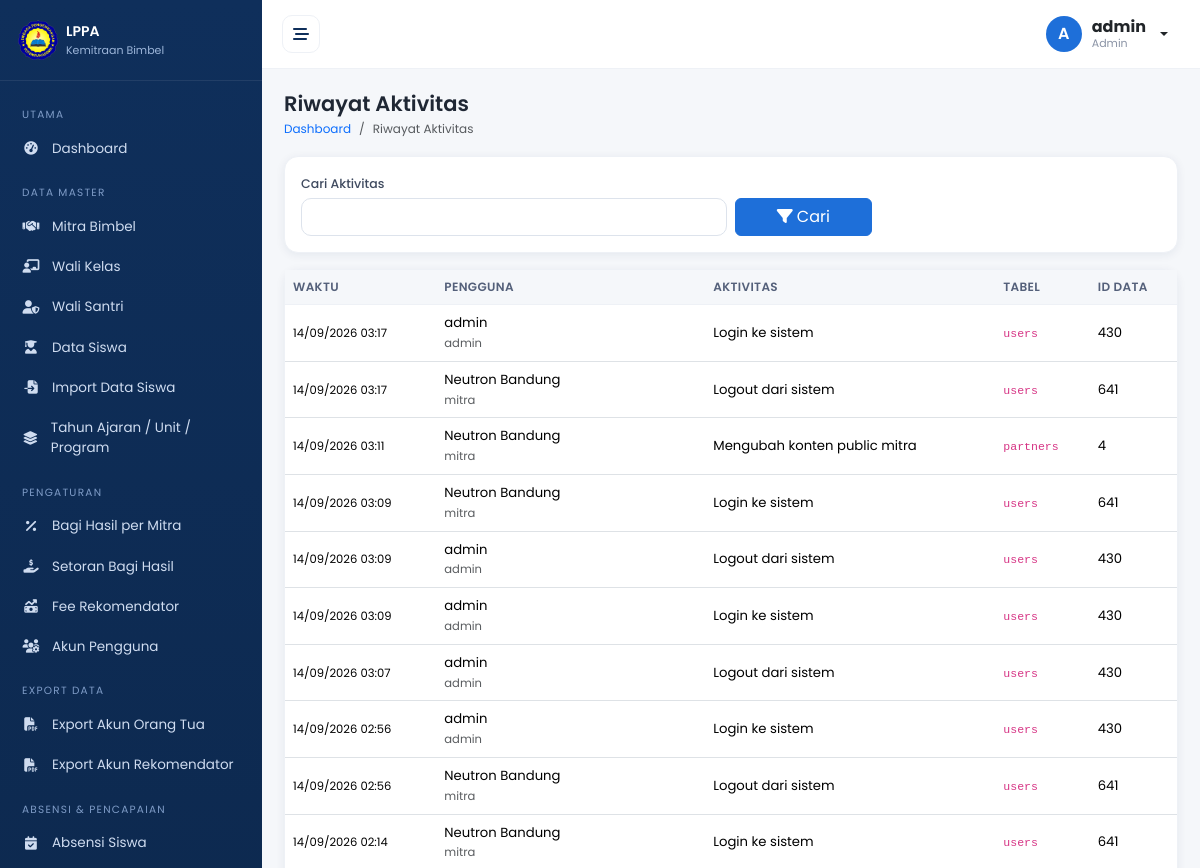
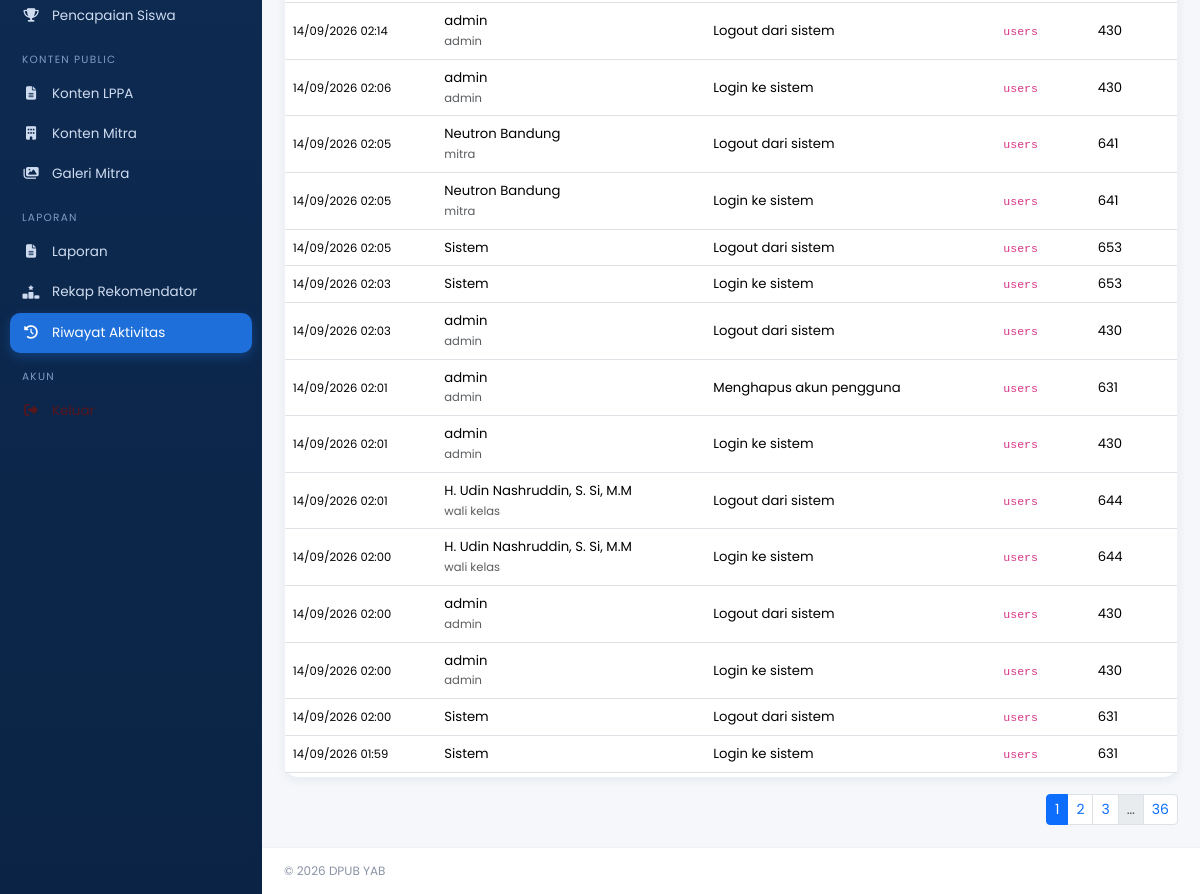
The app's page /admin/audit.php (signed in) with its own data (2 pictures, top to bottom).
### tables this page shows
CREATE TABLE `audit_logs` (
  `id` int(11) NOT NULL,
  `user_id` int(11) DEFAULT NULL,
  `aktivitas` varchar(255) NOT NULL,
  `tabel` varchar(60) DEFAULT NULL,
  `data_id` int(11) DEFAULT NULL,
  `data_lama` text DEFAULT NULL,
  `data_baru` text DEFAULT NULL,
  `created_at` timestamp NOT NULL DEFAULT current_timestamp()
);

CREATE TABLE `users` (
  `id` int(11) NOT NULL,
  `nama` varchar(120) NOT NULL,
  `username` varchar(60) NOT NULL,
  `email` varchar(120) DEFAULT NULL,
  `password` varchar(255) NOT NULL,
  `role` enum('admin','mitra','wali_kelas','wali_santri','orang_tua','direksi') NOT NULL DEFAULT 'admin',
  `status` enum('aktif','nonaktif') NOT NULL DEFAULT 'aktif',
  `created_at` timestamp NOT NULL DEFAULT current_timestamp(),
  `updated_at` timestamp NOT NULL DEFAULT current_timestamp() ON UPDATE current_timestamp()
);

### config/app.php (called while the page is built, shortened)
<?php
function base_url(string $path = ''): string {
    $script = str_replace('\\', '/', dirname($_SERVER['SCRIPT_NAME'] ?? '/'));
    $parts = explode('/', trim($script, '/'));
    $last  = end($parts);
    if (in_array($last, ['admin', 'mitra', 'wali', 'orang_tua', 'auth', 'reports'], true)) {
        array_pop($parts);
    }
    $base = '/' . implode('/', array_filter($parts));
    $base = rtrim($base, '/');
    if ($path !== '') {
        $qpos = strpos($path, '?');
        $pathOnly = $qpos !== false ? substr($path, 0, $qpos) : $path;
        $queryStr = $qpos !== false ? substr($path, $qpos) : '';
        if (substr($pathOnly, -4) === '.php') {
            $pathOnly = substr($pathOnly, 0, -4);
        }
        $path = $pathOnly . $queryStr;
    }
    return $base . '/' . ltrim($path, '/');
}
require_once __DIR__ . '/database.php';
require_once __DIR__ . '/../includes/functions.php';

### includes/auth.php (called while the page is built, shortened)
<?php
require_once __DIR__ . '/../config/app.php';
function user() { return $_SESSION['user'] ?? null; }
function role(): string { return $_SESSION['user']['role'] ?? ''; }

### includes/functions.php (called while the page is built, shortened)
<?php
function e($v): string { return htmlspecialchars((string)$v, ENT_QUOTES, 'UTF-8'); }

### config/database.php (called while the page is built, shortened)
<?php
function db(): PDO {
    static $pdo = null;
    if ($pdo === null) {
        $dsn = 'mysql:host=' . DB_HOST . ';dbname=' . DB_NAME . ';charset=' . DB_CHARSET;
        try {
            $pdo = new PDO($dsn, DB_USER, DB_PASS, [
                PDO::ATTR_ERRMODE            => PDO::ERRMODE_EXCEPTION,
                PDO::ATTR_DEFAULT_FETCH_MODE => PDO::FETCH_ASSOC,
                PDO::ATTR_EMULATE_PREPARES   => false,
            ]);
        } catch (PDOException $e) {
            die('Koneksi database gagal: ' . htmlspecialchars($e->getMessage()));
        }
    }
    return $pdo;
}

### admin/audit.php (the view, shortened to what this page needs)
<?php
require_once __DIR__ . '/../includes/auth.php';
require_once __DIR__ . '/../includes/queries.php';
$per = 25; $page = max(1, (int)($_GET['page'] ?? 1));
$q = trim($_GET['q'] ?? '');
$w = ['1=1']; $p = [];
$where = implode(' AND ', $w);
$c = db()->prepare("SELECT COUNT(*) FROM audit_logs a LEFT JOIN users u ON u.id=a.user_id WHERE $where");
$c->execute($p); $total = (int)$c->fetchColumn();
$st = db()->prepare("SELECT a.*, u.nama, u.role FROM audit_logs a LEFT JOIN users u ON u.id=a.user_id
  WHERE $where ORDER BY a.created_at DESC, a.id DESC LIMIT $per OFFSET " . (($page - 1) * $per));
$st->execute($p); $list = $st->fetchAll();
$PAGE_TITLE = 'Riwayat Aktivitas';
$BREADCRUMB = [['label' => 'Dashboard', 'url' => base_url('admin/index.php')], ['label' => 'Riwayat Aktivitas']];
include __DIR__ . '/../includes/header.php';
?>
<form class="card mb-3" method="get" data-noload><div class="card-body row g-2 align-items-end">
  <div class="col-md-6"><label class="form-label">Cari Aktivitas</label><input name="q" class="form-control" value="<?= e($q) ?>"></div>
  <div class="col-md-2"><button class="btn btn-primary w-100"><i class="fa-solid fa-filter me-1"></i>Cari</button></div>
</div></form>
<div class="card"><div class="card-body p-0"><div class="table-responsive-wrapper mobile-table-wrapper">
<table class="table table-hover align-middle"><thead><tr><th>Waktu</th><th>Pengguna</th><th>Aktivitas</th><th>Tabel</th><th>ID Data</th></tr></thead><tbody>
<?php foreach ($list as $r): ?>
  <tr><td class="text-nowrap"><small><?= date('d/m/Y H:i', strtotime($r['created_at'])) ?></small></td>
  <td><?= e($r['nama'] ?: 'Sistem') ?><br><small class="text-muted"><?= e(str_replace('_', ' ', (string)$r['role'])) ?></small></td>
  <td><?= e($r['aktivitas']) ?></td><td><code><?= e($r['tabel'] ?: '-') ?></code></td><td><?= e($r['data_id'] ?: '-') ?></td></tr>
<?php endforeach; ?>
</tbody></table></div></div></div>
<?php pagination($total, $per, $page, $_GET); ?>
<?php include __DIR__ . '/../includes/footer.php'; ?>

### includes/header.php (shortened to what this page needs)
<?php
require_once __DIR__ . '/auth.php';
$PAGE_TITLE = $PAGE_TITLE ?? 'Dashboard';
$BREADCRUMB = $BREADCRUMB ?? [];
?>
<!DOCTYPE html>
<html lang="id">
<head>
<link href="https://cdn.jsdelivr.net/npm/bootstrap@5.3.3/dist/css/bootstrap.min.css" rel="stylesheet">
<link href="https://cdnjs.cloudflare.com/ajax/libs/font-awesome/6.5.2/css/all.min.css" rel="stylesheet">
<link href="<?= base_url('assets/css/style.css') ?>" rel="stylesheet">
</head>
<body>
<div class="app-wrapper">
<?php include __DIR__ . '/sidebar.php'; ?>
<div class="app-main">
<?php include __DIR__ . '/navbar.php'; ?>
<main class="app-content">
  <div class="page-head">
    <div>
      <h1 class="page-title"><?= e($PAGE_TITLE) ?></h1>
      <?php if ($BREADCRUMB): ?>
      <nav aria-label="breadcrumb"><ol class="breadcrumb mb-0">
        <?php foreach ($BREADCRUMB as $i => $b): $last = $i === array_key_last($BREADCRUMB); ?>
          <li class="breadcrumb-item <?= $last ? 'active' : '' ?>">
            <?= $last || empty($b['url']) ? e($b['label']) : '<a href="' . e($b['url']) . '">' . e($b['label']) . '</a>' ?>
          </li>
        <?php endforeach; ?>
      </ol></nav>
      <?php endif; ?>
    </div>
  </div>

### includes/sidebar.php (shortened to what this page needs)
<?php
$cur = basename($_SERVER['PHP_SELF']);
$dir = basename(dirname($_SERVER['PHP_SELF']));
function nav_item(string $url, string $icon, string $label, bool $active): string {
    return '<li><a class="nav-link' . ($active ? ' active' : '') . '" href="' . e($url) . '">
        <i class="fa-solid ' . $icon . '"></i><span>' . e($label) . '</span></a></li>';
}
?>
<aside class="app-sidebar" id="sidebar">
  <div class="sidebar-brand d-flex align-items-center gap-2">
    <img src="<?= base_url('assets/images/LPPA.png') ?>" alt="LPPA Logo" class="sidebar-logo" style="max-width:40px;height:40px;width:auto">
    <span>LPPA <small>Kemitraan Bimbel</small></span>
  </div>
  <nav><ul class="nav-list">
  <?php if (role() === 'admin'): ?>
    <li class="nav-caption">Utama</li>
    <?= nav_item(base_url('admin/index.php'), 'fa-gauge-high', 'Dashboard', $dir==='admin' && $cur==='index.php') ?>
    <li class="nav-caption">Data Master</li>
    <?= nav_item(base_url('admin/partners.php'), 'fa-handshake', 'Mitra Bimbel', $cur==='partners.php') ?>
    <?= nav_item(base_url('admin/wali_kelas.php'), 'fa-chalkboard-user', 'Wali Kelas', $cur==='wali_kelas.php') ?>
    <?= nav_item(base_url('admin/wali_santri.php'), 'fa-user-shield', 'Wali Santri', $cur==='wali_santri.php') ?>
    <?= nav_item(base_url('admin/students.php'), 'fa-user-graduate', 'Data Siswa', $dir==='admin' && $cur==='students.php') ?>
    <?= nav_item(base_url('admin/import.php'), 'fa-file-import', 'Import Data Siswa', $cur==='import.php') ?>
    <?= nav_item(base_url('admin/master.php'), 'fa-layer-group', 'Tahun Ajaran / Unit / Program', $cur==='master.php') ?>
    <li class="nav-caption">Pengaturan</li>
    <?= nav_item(base_url('admin/profit_sharing.php'), 'fa-percent', 'Bagi Hasil per Mitra', $cur==='profit_sharing.php') ?>
    <?= nav_item(base_url('admin/setoran_bagi_hasil.php'), 'fa-hand-holding-dollar', 'Setoran Bagi Hasil', $cur==='setoran_bagi_hasil.php') ?>
    <?= nav_item(base_url('admin/fee_rules.php'), 'fa-money-bill-trend-up', 'Fee Rekomendator', $cur==='fee_rules.php') ?>
    <?= nav_item(base_url('admin/users.php'), 'fa-users-gear', 'Akun Pengguna', $cur==='users.php') ?>
    <li class="nav-caption">Export Data</li>
    <?= nav_item(base_url('admin/export_parent_accounts.php'), 'fa-file-pdf', 'Export Akun Orang Tua', $cur==='export_parent_accounts.php') ?>
    <?= nav_item(base_url('admin/export_recommender_accounts.php'), 'fa-file-pdf', 'Export Akun Rekomendator', $cur==='export_recommender_accounts.php') ?>
    <li class="nav-caption">Absensi & Pencapaian</li>
    <?= nav_item(base_url('admin/absensi.php'), 'fa-calendar-check', 'Absensi Siswa', $cur==='absensi.php') ?>
    <?= nav_item(base_url('admin/pencapaian.php'), 'fa-trophy', 'Pencapaian Siswa', $cur==='pencapaian.php') ?>
    <li class="nav-caption">Konten Public</li>
    <?= nav_item(base_url('admin/konten_lppa.php'), 'fa-file-lines', 'Konten LPPA', $cur==='konten_lppa.php') ?>
    <?= nav_item(base_url('admin/konten_mitra.php'), 'fa-building', 'Konten Mitra', $cur==='konten_mitra.php') ?>
    <?= nav_item(base_url('admin/galeri_mitra.php'), 'fa-images', 'Galeri Mitra', $cur==='galeri_mitra.php') ?>
    <li class="nav-caption">Laporan</li>
    <?= nav_item(base_url('reports/index.php'), 'fa-file-lines', 'Laporan', $dir==='reports') ?>
    <?= nav_item(base_url('admin/recap.php'), 'fa-ranking-star', 'Rekap Rekomendator', $cur==='recap.php') ?>
    <?= nav_item(base_url('admin/audit.php'), 'fa-clock-rotate-left', 'Riwayat Aktivitas', $cur==='audit.php') ?>
  <?php endif; ?>
    <li class="nav-caption">Akun</li>
    <li><a class="nav-link text-danger-emphasis" href="<?= base_url('auth/logout.php') ?>"><i class="fa-solid fa-right-from-bracket"></i><span>Keluar</span></a></li>
  </ul></nav>
</aside>

### includes/navbar.php (shortened to what this page needs)
<header class="app-navbar">
  <button class="btn btn-icon d-none d-lg-inline-flex" id="btnCollapse" aria-label="Ciutkan sidebar"><i class="fa-solid fa-bars-staggered"></i></button>
  <div class="ms-auto dropdown">
    <button class="btn btn-user dropdown-toggle" data-bs-toggle="dropdown">
      <span class="avatar"><?= e(strtoupper(substr(user()['nama'] ?? 'U', 0, 1))) ?></span>
      <span class="d-none d-sm-inline text-start">
        <strong><?= e(user()['nama'] ?? 'User') ?></strong>
        <small class="d-block"><?= e(str_replace('_', ' ', ucfirst(role()))) ?></small>
      </span>
    </button>
  </div>
</header>

### includes/queries.php (shortened to what this page needs)
<?php
require_once __DIR__ . '/auth.php';
function pagination(int $total, int $per, int $page, array $g): void {
    $pages = max(1, (int)ceil($total / $per));
    unset($g['page']);
    $q = http_build_query($g);
    echo '<nav class="mt-3"><ul class="pagination pagination-sm justify-content-end mb-0">';
    for ($i = 1; $i <= $pages; $i++) {
        if ($i > 1 && $i < $pages && abs($i - $page) > 2) { if ($i === 2 || $i === $pages - 1) echo '<li class="page-item disabled"><span class="page-link">…</span></li>'; continue; }
        echo '<li class="page-item' . ($i === $page ? ' active' : '') . '"><a class="page-link" href="?' . e($q) . '&page=' . $i . '">' . $i . '</a></li>';
    }
    echo '</ul></nav>';
}

### includes/footer.php (shortened to what this page needs)
</main>
<footer class="app-footer">&copy; <?= date('Y') ?> <?= e(COPYRIGHT_HOLDER) ?></footer>
</div></div>
</body></html>

### assets/css/style.css (style rules this page uses)
:root { --navy:#0f2f5b; --navy-700:#14406f; --blue:#1e6fd9; --blue-100:#e8f1fd; --gray-50:#f5f7fa; --gray-100:#eef1f6; --gray-400:#8a93a5; --text:#1f2734; --green:#16a34a; --amber:#d97706; --red:#dc2626; --radius:14px; --shadow:0 2px 10px rgba(15,47,91,.07); --sidebar-w:262px; }
* { box-sizing:border-box }
html,body { overflow-x:hidden }
body { margin:0;font-family:'Poppins',system-ui,sans-serif;background:var(--gray-50);color:var(--text);font-size:14px }
a { text-decoration:none }
.app-wrapper { display:flex;min-height:100vh }
.app-sidebar { width:var(--sidebar-w);flex:0 0 var(--sidebar-w);background:linear-gradient(180deg,var(--navy),#0b2445);color:#cfdcf0;position:fixed;inset:0 auto 0 0;overflow-y:auto;z-index:1045;transition:transform .25s,width .25s }
.sidebar-brand { display:flex;align-items:center;gap:12px;padding:20px 18px;color:#fff;font-weight:600;border-bottom:1px solid rgba(255,255,255,.08) }
.sidebar-brand img.sidebar-logo { height:40px;width:auto }
.sidebar-brand small { display:block;font-weight:400;font-size:11px;color:#9db6da }
.nav-list { list-style:none;margin:0;padding:10px 10px 30px }
.nav-caption { font-size:10.5px;letter-spacing:.12em;text-transform:uppercase;color:#7f9cc7;padding:16px 12px 6px }
.nav-list .nav-link { display:flex;align-items:center;gap:12px;padding:10px 12px;border-radius:10px;color:#cfdcf0;font-size:13.5px;transition:.15s }
.nav-list .nav-link i { width:18px;text-align:center }
.nav-list .nav-link.active { background:var(--blue);color:#fff;box-shadow:0 4px 12px rgba(30,111,217,.35) }
.app-main { flex:1;margin-left:var(--sidebar-w);display:flex;flex-direction:column;min-width:0;transition:margin .25s }
.app-navbar { position:sticky;top:0;z-index:1030;display:flex;align-items:center;gap:10px;background:#fff;padding:10px 20px;border-bottom:1px solid var(--gray-100) }
.btn-icon { border:1px solid var(--gray-100);border-radius:10px;width:38px;height:38px;display:inline-flex;align-items:center;justify-content:center;color:var(--navy);background:#fff }
.btn-user { display:flex;align-items:center;gap:10px;background:transparent;border:0;line-height:1.15 }
.btn-user small { color:var(--gray-400);font-size:11px }
.avatar { width:36px;height:36px;border-radius:50%;background:var(--blue);color:#fff;display:inline-flex;align-items:center;justify-content:center;font-weight:600 }
.app-content { padding:22px;flex:1 }
.app-footer { padding:14px 22px;color:var(--gray-400);font-size:12px;border-top:1px solid var(--gray-100);background:#fff }
.page-head { display:flex;justify-content:space-between;align-items:flex-end;flex-wrap:wrap;gap:12px;margin-bottom:18px }
.page-title { font-size:21px;font-weight:600;margin:0 }
.breadcrumb { font-size:12px;margin-top:4px }
.card { border:1px solid var(--gray-100);border-radius:var(--radius);box-shadow:var(--shadow) }
.table { font-size:13.2px;margin:0 }
.table>thead th { background:var(--gray-50);color:#54607a;font-weight:600;font-size:12px;text-transform:uppercase;letter-spacing:.03em;white-space:nowrap;border-bottom:1px solid var(--gray-100) }
.table>tbody td { vertical-align:middle }
.btn-primary { background:var(--blue);border-color:var(--blue) }
.form-label { font-size:12.5px;font-weight:500;color:#3f4a5f;margin-bottom:4px }
.form-control,.form-select { border-radius:10px;border-color:#dde3ec;font-size:13.5px;padding:.5rem .75rem }
.table-responsive-wrapper { overflow-x:auto;-webkit-overflow-scrolling:touch;-ms-overflow-style:-ms-autohiding-scrollbar;max-width:100% }
.mobile-table-wrapper { padding-bottom:4px }
.table-responsive-wrapper>.table:not(.table-striped)>thead>tr>th:last-of-type, .table-responsive-wrapper>.table:not(.table-striped)>tbody>tr>td:last-of-type, .table-responsive-wrapper>.table:not(.table-striped)>tfoot>tr>th:last-of-type, .table-responsive-wrapper>.table:not(.table-striped)>tfoot>tr>td:last-of-type { position:sticky;right:0;z-index:2 }
.table-responsive-wrapper>.table:not(.table-striped)>thead>tr>th:last-of-type { background:var(--gray-50) }
.table-responsive-wrapper>.table:not(.table-striped)>tbody>tr>td:last-of-type, .table-responsive-wrapper>.table:not(.table-striped)>tfoot>tr>td:last-of-type { background:#fff;box-shadow:-8px 0 10px -6px rgba(15,47,91,.18) }
.table-responsive-wrapper>.table:not(.table-striped)>thead>tr>th:last-of-type, .table-responsive-wrapper>.table:not(.table-striped)>tfoot>tr>th:last-of-type { box-shadow:-8px 0 10px -6px rgba(15,47,91,.12) }

### records on screen
audit_logs: created_at "14/09/2026 03:17", user.nama "admin", user.role "admin", aktivitas "Login ke sistem", tabel "users", data "430"
audit_logs: created_at "14/09/2026 03:17", user.nama "Neutron Bandung", user.role "mitra", aktivitas "Logout dari sistem", tabel "users", data "641"
audit_logs: created_at "14/09/2026 03:11", user.nama "Neutron Bandung", user.role "mitra", aktivitas "Mengubah konten public mitra", tabel "partners", data "4"
audit_logs: created_at "14/09/2026 03:09", user.nama "Neutron Bandung", user.role "mitra", aktivitas "Login ke sistem", tabel "users", data "641"
audit_logs: created_at "14/09/2026 03:09", user.nama "admin", user.role "admin", aktivitas "Logout dari sistem", tabel "users", data "430"
audit_logs: created_at "14/09/2026 03:09", user.nama "admin", user.role "admin", aktivitas "Login ke sistem", tabel "users", data "430"
audit_logs: created_at "14/09/2026 03:07", user.nama "admin", user.role "admin", aktivitas "Logout dari sistem", tabel "users", data "430"
audit_logs: created_at "14/09/2026 02:56", user.nama "admin", user.role "admin", aktivitas "Login ke sistem", tabel "users", data "430"
audit_logs: created_at "14/09/2026 02:56", user.nama "Neutron Bandung", user.role "mitra", aktivitas "Logout dari sistem", tabel "users", data "641"
audit_logs: created_at "14/09/2026 02:14", user.nama "Neutron Bandung", user.role "mitra", aktivitas "Login ke sistem", tabel "users", data "641"
audit_logs: created_at "14/09/2026 02:14", user.nama "admin", user.role "admin", aktivitas "Logout dari sistem", tabel "users", data "430"
audit_logs: created_at "14/09/2026 02:06", user.nama "admin", user.role "admin", aktivitas "Login ke sistem", tabel "users", data "430"
audit_logs: created_at "14/09/2026 02:05", user.nama "Neutron Bandung", user.role "mitra", aktivitas "Logout dari sistem", tabel "users", data "641"
audit_logs: created_at "14/09/2026 02:05", user.nama "Neutron Bandung", user.role "mitra", aktivitas "Login ke sistem", tabel "users", data "641"
audit_logs: created_at "14/09/2026 02:05", nama "Sistem", aktivitas "Logout dari sistem", tabel "users", data "653"
audit_logs: created_at "14/09/2026 02:03", nama "Sistem", aktivitas "Login ke sistem", tabel "users", data "653"
audit_logs: created_at "14/09/2026 02:03", user.nama "admin", user.role "admin", aktivitas "Logout dari sistem", tabel "users", data "430"
audit_logs: created_at "14/09/2026 02:01", user.nama "admin", user.role "admin", aktivitas "Menghapus akun pengguna", tabel "users", data "631"
audit_logs: created_at "14/09/2026 02:01", user.nama "admin", user.role "admin", aktivitas "Login ke sistem", tabel "users", data "430"
audit_logs: created_at "14/09/2026 02:01", user.nama "H. Udin Nashruddin, S. Si, M.M", user.role "wali kelas", aktivitas "Logout dari sistem", tabel "users", data "644"
audit_logs: created_at "14/09/2026 02:00", user.nama "H. Udin Nashruddin, S. Si, M.M", user.role "wali kelas", aktivitas "Login ke sistem", tabel "users", data "644"
audit_logs: created_at "14/09/2026 02:00", user.nama "admin", user.role "admin", aktivitas "Logout dari sistem", tabel "users", data "430"
audit_logs: created_at "14/09/2026 02:00", user.nama "admin", user.role "admin", aktivitas "Login ke sistem", tabel "users", data "430"
audit_logs: created_at "14/09/2026 02:00", nama "Sistem", aktivitas "Logout dari sistem", tabel "users", data "631"
audit_logs: created_at "14/09/2026 01:59", nama "Sistem", aktivitas "Login ke sistem", tabel "users", data "631"

### other values on screen
substr(user()['nama'] ?? 'U', 0, 1) "A"
user()['nama'] "admin"
str_replace('_', ' ', ucfirst(role())) "Admin"
$PAGE_TITLE "Riwayat Aktivitas"
$b['label'] "Dashboard"
$b['label'] "Riwayat Aktivitas"
COPYRIGHT_HOLDER "DPUB YAB"
